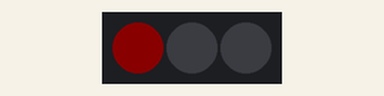
Recording of a sketch running on a simulated Arduino Nano, built with avr-gcc and run on an emulated ATmega328P. Parts: 3 RGB LEDs in strip order, left to right. Dim RGB values are drawn brighter than linear.

Above: at 3.5 s.
At 4.5 s:
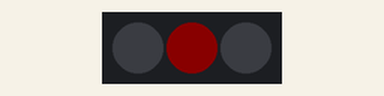
At 5.5 s:
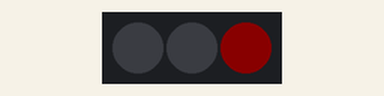
At 7.5 s:
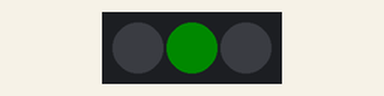
At 9.5 s:
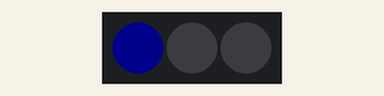
At 11.5 s:
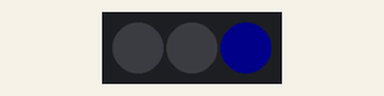
Timing chart, 0 to 14.7 s (numbered marks = the images above):
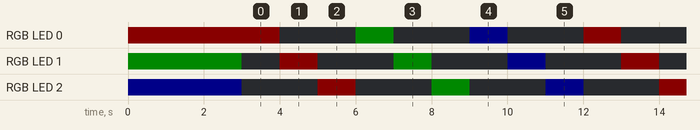

The sketch:

RGBLed_NanoSuperMini.ino
```cpp
/*
  Control the 3X RGB leds with integrated WS2812B/SK6812 chip
*/
#include <Adafruit_NeoPixel.h>

#define LED_PIN     2
#define NUM_LEDS    3

Adafruit_NeoPixel leds(NUM_LEDS, LED_PIN, NEO_GRB + NEO_KHZ800);

uint32_t currentColor = leds.Color(0, 0, 255);

uint8_t red(uint32_t color)
{
  return (color >> 16) & 0xFF;
}

uint8_t green(uint32_t color)
{
  return (color >> 8) & 0xFF;
}

uint8_t blue(uint32_t color)
{
  return color & 0xFF;
}

void setup()
{
  // Init
  leds.begin();

  // Set the global brightness scaling (0..255, default: 255)
  // - Make your calcs according to your power supply current limit.
  // - Only set it once here in setup().
  leds.setBrightness(10);

  // Set all to 0
  leds.clear();

  // Set led colors
  leds.setPixelColor(0, 255, 0, 0);
  leds.setPixelColor(1, 0, 255, 0);
  leds.setPixelColor(2, 0, 0, 255);

  // Update all our controllers with the current led colors
  leds.show();

  // Wait a moment and then clear-all
  delay(3000);
  leds.clear();
  leds.show();
}

void loop()
{
  if (red(currentColor) == 255)
    currentColor = leds.Color(0, 255, 0);
  else if (green(currentColor) == 255)
    currentColor = leds.Color(0, 0, 255);
  else if (blue(currentColor) == 255)
    currentColor = leds.Color(255, 0, 0);

  for (uint16_t i = 0 ; i < leds.numPixels() ; i++)
  {
    if (i == 0)
      leds.setPixelColor(leds.numPixels() - 1, 0, 0, 0);
    else
      leds.setPixelColor(i - 1, 0, 0, 0);
    leds.setPixelColor(i, currentColor);
    leds.show();
    delay(1000);
  }
}
```

Measured:
- by itself, RGB LED 0: repeats every 9.0 s: off 2.0 s, RGB(0, 10, 0) 1.0 s, off 2.0 s, RGB(0, 0, 10) 1.0 s, off 2.0 s, RGB(10, 0, 0) 1.0 s
- by itself, RGB LED 2: repeats every 9.0 s: off 2.0 s, RGB(10, 0, 0) 1.0 s, off 2.0 s, RGB(0, 10, 0) 1.0 s, off 2.0 s, RGB(0, 0, 10) 1.0 s
- by itself, RGB LED 1: off → RGB(0, 10, 0) at 0.00 s, → off 3.0 s later, → RGB(10, 0, 0) 1.0 s later, → off 1.0 s later, … (26 changes in this stretch)
